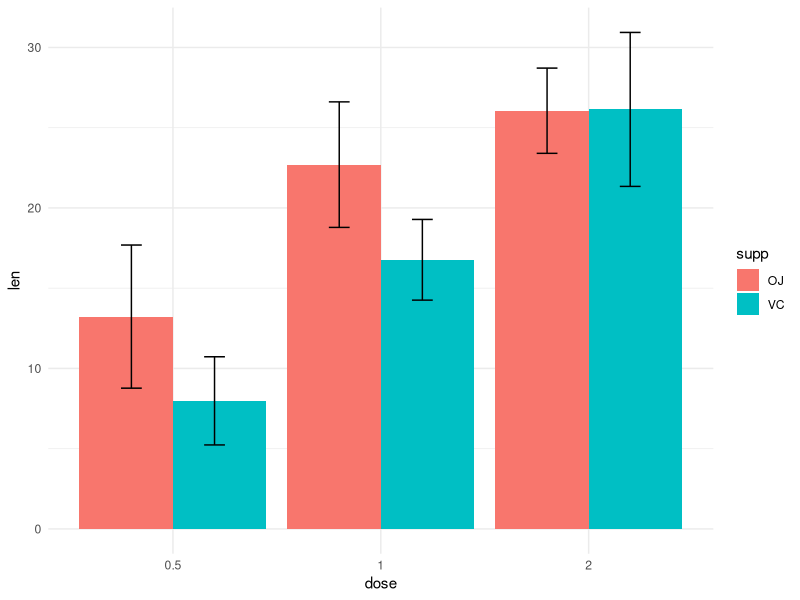

R code for this plot:
#searching dataset

ToothGrowth
Tooth_data= ToothGrowth

#Creating a function for summarizing data
#based on grouping variable


data_summary = function (data , varname, groupnames){
  require(plyr)
  
  summary_func = function (x, col){
    c(mean= mean(x[[col]]), na.rm= TRUE, sd   = sd(x[[col]],   na.rm = TRUE)) 
  }
      data_sum = ddply(data, groupnames, .fun= summary_func, varname)
      data_sum= rename (data_sum, c("mean"= varname))
    return(data_sum)}


d_summary= data_summary(Tooth_data, varname= "len", 
                        groupnames= c("supp", "dose"))


#converting dose to a factor

d_summary$dose = as.factor(d_summary$dose)


class(d_summary$dose)

#SD of the mean as error bar with explanation

library(ggplot2)

ggplot(d_summary, aes(x=dose, y= len, fill = supp))+
  geom_bar(stat="identity", position = position_dodge())+
  geom_errorbar(aes(ymin = len- sd ,ymax = len + sd ),width = 0.2, position = position_dodge(.8))+
  theme_minimal()


